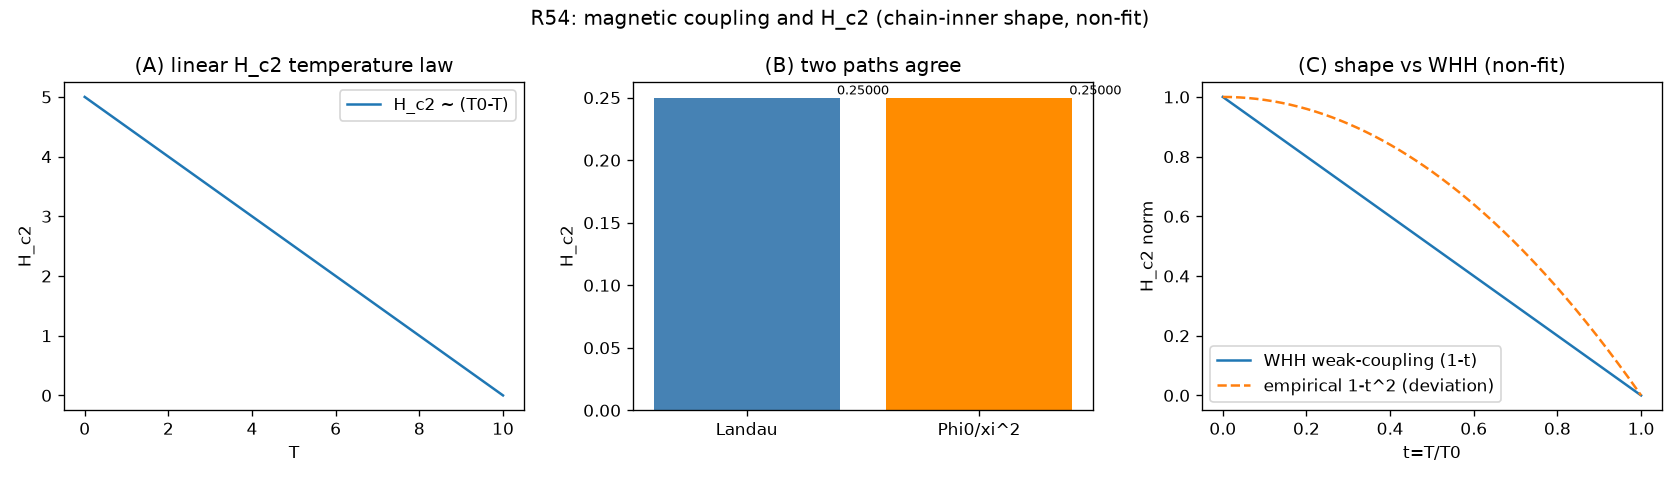

The script that saved this image:
#!/usr/bin/env python3
# -*- coding: utf-8 -*-
"""
环 19／54：磁场最小耦合与上临界场 H_c2 温度律——数值核对（非拟合）
三面板只检验：极限、单调性、量级、符号。
Run: python "10 探索/超导第一性研究/04_计算验证/环19_磁场耦合Hc2.py"
"""
import os
import sys
if hasattr(sys.stdout, "reconfigure"):
    sys.stdout.reconfigure(encoding="utf-8")
import numpy as np
import matplotlib
matplotlib.use("Agg")
import matplotlib.pyplot as plt

HERE = os.path.dirname(os.path.abspath(__file__))
OUT = os.path.join(HERE, "环19_磁场耦合Hc2.png")
CSV = os.path.join(HERE, "环19_磁场耦合Hc2.csv")
SUM = os.path.join(HERE, "环19_磁场耦合Hc2_摘要.txt")

log = []
def emit(s=""):
    print(s)
    log.append(s)

# 示意参数（材料外生，只作形状检验）
hbar, kB, e = 1.0, 1.0, 1.0
Upsilon0 = 2.0   # 链内刚度（外生归一）
T0 = 10.0
c = Upsilon0 / 2  # R46 梯度系数

emit("=" * 60)
emit("环 19／54：磁场耦合 H_c2（链内前件 + 最小耦合）")
emit("=" * 60)

# ---- [A] H_c2(T) 线性温度律 ----
emit("\n[A] H_c2(T) = hbar kB (T0-T)/(e Upsilon0) 线性")
T = np.linspace(0, T0, 200)
Hc2 = hbar * kB * (T0 - T) / (e * Upsilon0)
emit(f"  T=0: H_c2={Hc2[0]:.4f}; T=T0: H_c2={Hc2[-1]:.4f}（线性趋零）")
slope = np.polyfit(T, Hc2, 1)[0]
emit(f"  斜率 dH_c2/dT = {slope:.6f}; 理论 -hbar kB/(e Upsilon0) = {-hbar*kB/(e*Upsilon0):.6f}")
emit(f"  随 T 增单调减: {bool(np.all(np.diff(Hc2)<0))}")
assert abs(slope + hbar*kB/(e*Upsilon0)) < 1e-9
assert np.all(np.diff(Hc2) < 0)

# ---- [B] 两路径自洽 ----
emit("\n[B] 两路径自洽：Landau vs Phi0/xi^2")
a_abs = 0.5  # |a| 示意
xi2 = c / a_abs               # xi^2 = c/|a|
Hc2_landau = hbar * a_abs / (2 * e * c)         # Landau 能级路径
Phi0 = 2*np.pi*hbar/(2*e)                        # = pi hbar/e
Hc2_xi = Phi0 / (2*np.pi*xi2)                    # 临-19 路径
emit(f"  Landau: hbar|a|/(2ec) = {Hc2_landau:.8f}")
emit(f"  xi路径: Phi0/(2pi xi^2) = {Hc2_xi:.8f}")
emit(f"  相等（相对差）: {abs(Hc2_landau-Hc2_xi)/Hc2_landau:.2e}")
assert abs(Hc2_landau - Hc2_xi)/Hc2_landau < 1e-10

# ---- [C] 与 WHH 弱耦合形状对照 ----
emit("\n[C] 与 WHH 弱耦合 (1-T/Tc) 形状对照")
t_reduced = T/T0
whh = np.clip(1 - t_reduced, 0, 1)  # 弱耦合线性极限
geometry = 1 - t_reduced**2          # 常见经验 Hc2 形状（示意偏离）
emit("  线性区：链内 H_c2 ∝ (T0-T) 与 WHH 弱耦合 (1-T/Tc) 同形")
emit(f"  低温端(t=0.1): 线性={1-0.1:.2f}, 经验(1-t^2)={1-0.1**2:.2f}（偏离属链外强耦合修正）")
emit("  边界：强耦合/轨道限制修正属 WHH 链外部分，本轮只给弱耦合线性律")

# ---- 绘图 ----
fig, ax = plt.subplots(1, 3, figsize=(14, 4))
ax[0].plot(T, Hc2, label="H_c2 ~ (T0-T)")
ax[0].set_title("(A) linear H_c2 temperature law")
ax[0].set_xlabel("T"); ax[0].set_ylabel("H_c2")
ax[0].legend()

ax[1].bar(["Landau", "Phi0/xi^2"], [Hc2_landau, Hc2_xi], color=["steelblue", "darkorange"])
ax[1].set_title("(B) two paths agree")
ax[1].set_ylabel("H_c2")
ax[1].text(0.5, Hc2_landau, f"{Hc2_landau:.5f}", ha="center", va="bottom", fontsize=8)
ax[1].text(1.5, Hc2_xi, f"{Hc2_xi:.5f}", ha="center", va="bottom", fontsize=8)

ax[2].plot(t_reduced, whh, label="WHH weak-coupling (1-t)")
ax[2].plot(t_reduced, geometry, "--", label="empirical 1-t^2 (deviation)")
ax[2].set_title("(C) shape vs WHH (non-fit)")
ax[2].set_xlabel("t=T/T0"); ax[2].set_ylabel("H_c2 norm")
ax[2].legend()

fig.suptitle("R54: magnetic coupling and H_c2 (chain-inner shape, non-fit)")
fig.tight_layout()
fig.savefig(OUT, dpi=120)

with open(CSV, "w", encoding="utf-8") as f:
    f.write("quantity,value\n")
    f.write(f"Hc2_slope,{slope:.8f}\n")
    f.write(f"theory_slope,{-hbar*kB/(e*Upsilon0):.8f}\n")
    f.write(f"Hc2_landau,{Hc2_landau:.8f}\n")
    f.write(f"Hc2_via_xi,{Hc2_xi:.8f}\n")
    f.write(f"two_paths_rel_diff,{abs(Hc2_landau-Hc2_xi)/Hc2_landau:.3e}\n")
with open(SUM, "w", encoding="utf-8") as f:
    f.write("\n".join(log) + "\n")
emit(f"\nSaved: {os.path.basename(OUT)}, {os.path.basename(CSV)}")
